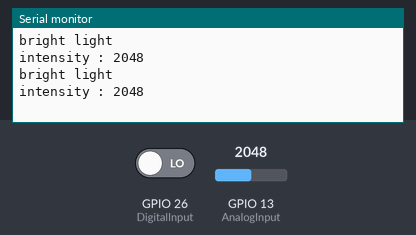
Recording of a sketch running on a simulated ESP32. Shown: the last lines printed to the serial monitor. The test bench sets the inputs (shaded band); at power-on: GPIO 26 (DigitalInput) LOW, GPIO 13 (AnalogInput) = 2048.

Above: at 7.3 s.
7.4 s: GPIO 26 (DigitalInput) driven HIGH
20.1 s: GPIO 13 (AnalogInput) set to 2866
At 26.8 s:
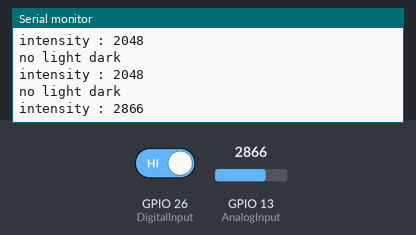
27.4 s: GPIO 13 (AnalogInput) set to 3603
At 32.9 s:
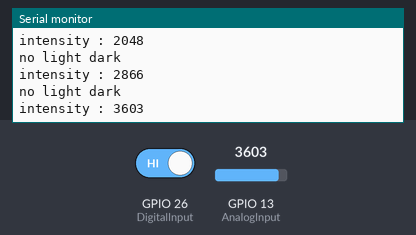
Timing chart, 0 to 34.4 s (numbered marks = the images above; inputs shaded):
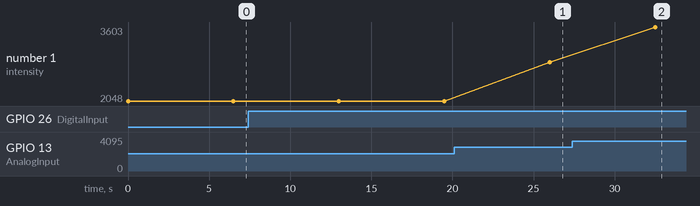

The sketch:

04_PushButton.ino
```cpp
#define DigitalInput 26
#define AnalogInput 13

void setup() {
  // put your setup code here, to run once:
  Serial.begin(115200);
  pinMode(DigitalInput, INPUT);
  pinMode(AnalogInput , INPUT);

}

void loop() {
  // put your main code here, to run repeatedly:
  // this speeds up the simulation
  int lightState=digitalRead(DigitalInput  );
  int lightIntensity=analogRead(AnalogInput);

  if (lightState == 1){
    Serial.println("no light dark ");
    Serial.print("intensity : ");
    Serial.println(lightIntensity);
  }else{
    Serial.println("bright light ");
    Serial.print("intensity : ");
    Serial.println(lightIntensity);
  }
  delay(6500);
}
```

Measured:
- after the input at 20.1 s, the serial monitor: prints a new line after 5.9 s (image 1)
- after the input at 27.4 s, the serial monitor: prints a new line after 5.1 s (image 2)
- plotted number 1: 2048 → 2866 after the input at 20.1 s, 2866 → 3603 after the input at 27.4 s
